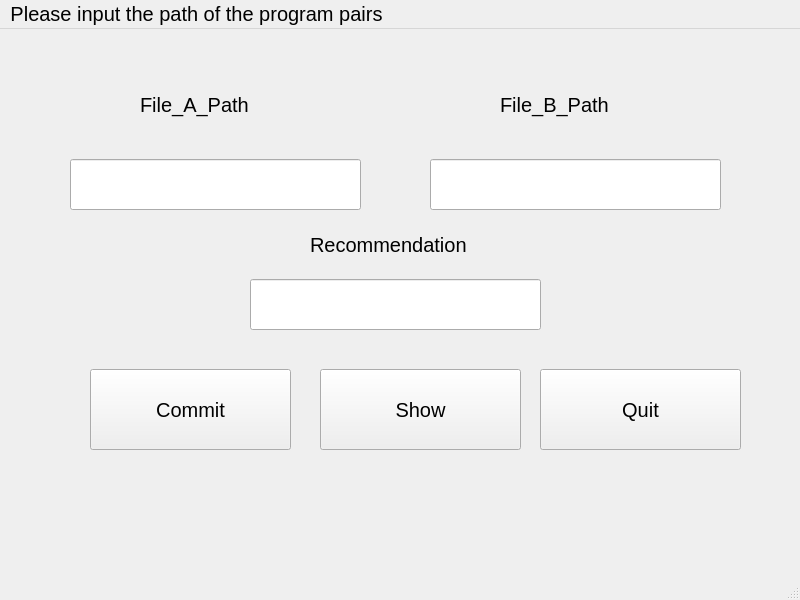
<?xml version="1.0" encoding="UTF-8"?>
<ui version="4.0">
 <class>MainWindow</class>
 <widget class="QMainWindow" name="MainWindow">
  <property name="geometry">
   <rect>
    <x>0</x>
    <y>0</y>
    <width>800</width>
    <height>600</height>
   </rect>
  </property>
  <property name="font">
   <font>
    <pointsize>15</pointsize>
   </font>
  </property>
  <property name="windowTitle">
   <string>MainWindow</string>
  </property>
  <widget class="QWidget" name="centralwidget">
   <widget class="QPushButton" name="CommitButtom">
    <property name="geometry">
     <rect>
      <x>90</x>
      <y>340</y>
      <width>201</width>
      <height>81</height>
     </rect>
    </property>
    <property name="font">
     <font>
      <pointsize>15</pointsize>
     </font>
    </property>
    <property name="text">
     <string>Commit</string>
    </property>
   </widget>
   <widget class="QPushButton" name="QuitButton">
    <property name="geometry">
     <rect>
      <x>540</x>
      <y>340</y>
      <width>201</width>
      <height>81</height>
     </rect>
    </property>
    <property name="font">
     <font>
      <pointsize>15</pointsize>
     </font>
    </property>
    <property name="text">
     <string>Quit</string>
    </property>
   </widget>
   <widget class="QLineEdit" name="Path_A">
    <property name="geometry">
     <rect>
      <x>70</x>
      <y>130</y>
      <width>291</width>
      <height>51</height>
     </rect>
    </property>
   </widget>
   <widget class="QLineEdit" name="Path_B">
    <property name="geometry">
     <rect>
      <x>430</x>
      <y>130</y>
      <width>291</width>
      <height>51</height>
     </rect>
    </property>
   </widget>
   <widget class="QLabel" name="label">
    <property name="geometry">
     <rect>
      <x>140</x>
      <y>50</y>
      <width>181</width>
      <height>51</height>
     </rect>
    </property>
    <property name="text">
     <string>File_A_Path</string>
    </property>
   </widget>
   <widget class="QLabel" name="label_2">
    <property name="geometry">
     <rect>
      <x>500</x>
      <y>50</y>
      <width>181</width>
      <height>51</height>
     </rect>
    </property>
    <property name="text">
     <string>File_B_Path</string>
    </property>
   </widget>
   <widget class="QLineEdit" name="Recommendation">
    <property name="geometry">
     <rect>
      <x>250</x>
      <y>250</y>
      <width>291</width>
      <height>51</height>
     </rect>
    </property>
   </widget>
   <widget class="QLabel" name="label_3">
    <property name="geometry">
     <rect>
      <x>310</x>
      <y>190</y>
      <width>181</width>
      <height>51</height>
     </rect>
    </property>
    <property name="text">
     <string>Recommendation</string>
    </property>
   </widget>
   <widget class="QPushButton" name="Show">
    <property name="geometry">
     <rect>
      <x>320</x>
      <y>340</y>
      <width>201</width>
      <height>81</height>
     </rect>
    </property>
    <property name="font">
     <font>
      <pointsize>15</pointsize>
     </font>
    </property>
    <property name="text">
     <string>Show</string>
    </property>
   </widget>
  </widget>
  <widget class="QMenuBar" name="menubar">
   <property name="geometry">
    <rect>
     <x>0</x>
     <y>0</y>
     <width>800</width>
     <height>37</height>
    </rect>
   </property>
   <widget class="QMenu" name="menuPlease_input_the_path_of_the_program_pairs">
    <property name="title">
     <string>Please input the path of the program pairs</string>
    </property>
   </widget>
   <addaction name="menuPlease_input_the_path_of_the_program_pairs"/>
  </widget>
  <widget class="QStatusBar" name="statusbar"/>
 </widget>
 <resources/>
 <connections/>
</ui>
